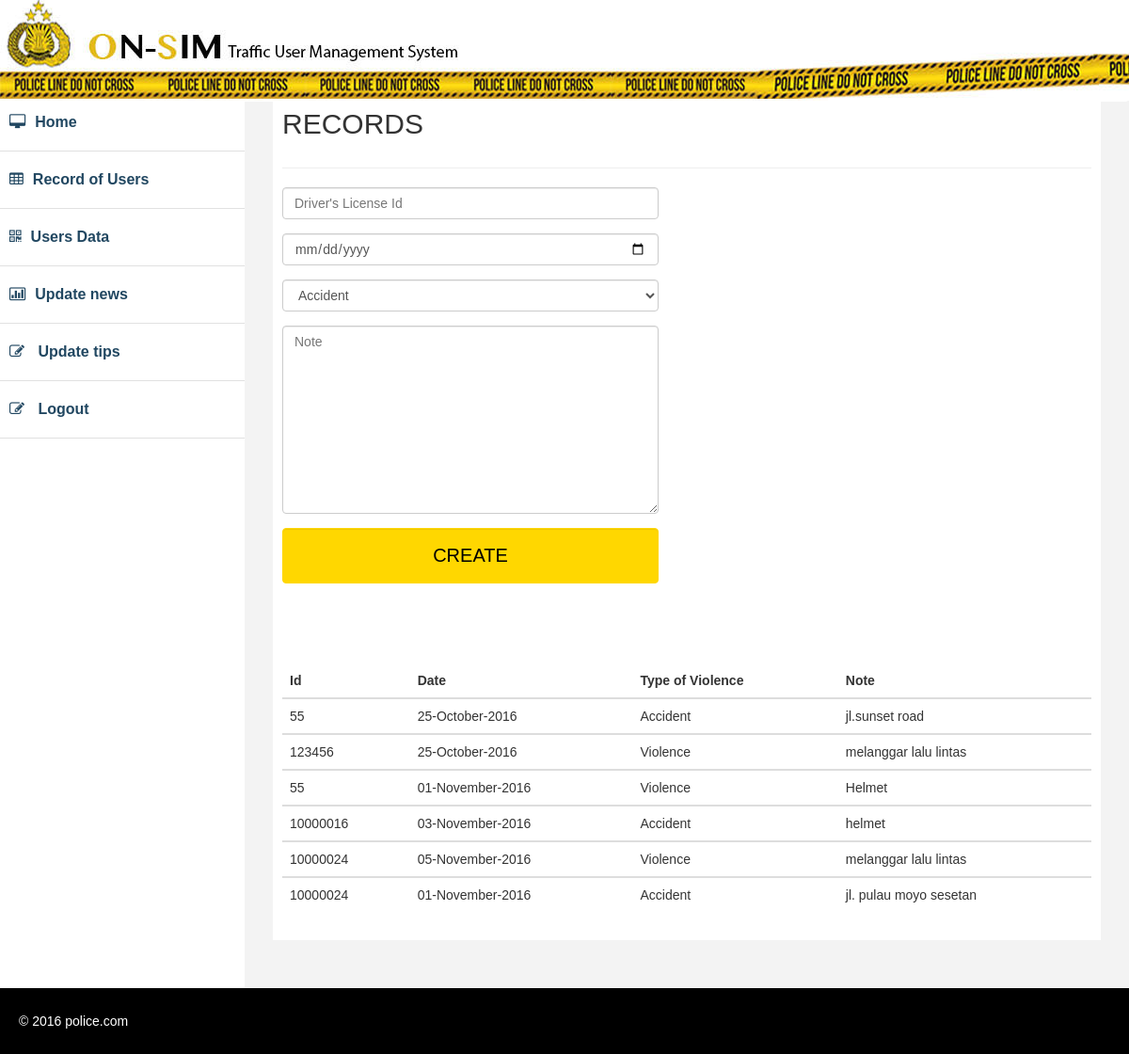
The app's page /Record.php with its own data.
### tables this page shows
CREATE TABLE IF NOT EXISTS `records` (
  `ID` int(11) NOT NULL,
  `User_id` int(11) NOT NULL,
  `Date` date NOT NULL,
  `Violence` enum('Accident','Violence') NOT NULL,
  `Note` varchar(40) NOT NULL
);

### view_record.php (the view)
<?php
	include ("connect.php");
	$option="SELECT * FROM records";
	$resultt = mysqli_query($con, $option);
	?>
	<table id="myTable">
      <thead>
      <tr>
      <th>Id</th>
      <th>Date</th>
      <th>Type of Violence</th>
      <th>Note</th>
      </tr>
      </thead>
		 <?php
		  if($resultt->num_rows >0)
		   {
			 while($roww = $resultt->fetch_assoc())
			  {
				?>
				<tbody>
				<tr>
				<td><?php echo $roww['User_id'];?></td>
             	<td><?php $tgl= $roww['Date'];
					echo date("d-F-Y",strtotime($tgl));?></td>
                <td><?php echo $roww['Violence'];?></td>
                <td><?php echo $roww['Note'];?></td>
                </tr>
                </tbody>
                <?php
				}
			  }
			else
			 {?>
			<td>
            <th> There's No data found !</th>
            </td>
			<?php
			}
			?>
      </table>

### Record.php (shortened to what this page needs)
<!DOCTYPE html>
<html xmlns="http://www.w3.org/1999/xhtml">
<head>
    <link href="assets/css/fixed.css" rel="stylesheet" />
    <link href="assets/css/font-awesome.css" rel="stylesheet" />
    <link href="assets/css/custom.css" rel="stylesheet" />
</head>
<body>
   <div id="wrapper">
         <div class="navbar navbar-inverse navbar-fixed-top">
            <div class="adjust-nav">
                <div class="navbar-header">
                 <img src= "assets/Images/ban2.jpg" />
                </div>
            </div>
         </div>
        <nav class="navbar-default navbar-side" role="navigation">
            <div class="sidebar-collapse">
                <ul class="nav" id="main-menu">
                    <li>
                        <a href="index.php" ><i class="fa fa-desktop "></i>Home</a>
                    </li>
                    <li>
                        <a href="Record.php"><i class="fa fa-table "></i>Record of Users</a>
                    </li>
                    <li>
                        <a href="users.php"><i class="fa fa-qrcode "></i>Users Data</a>
                    </li>
                    <li>
                        <a href="news.php"><i class="fa fa-bar-chart-o"></i>Update news</a>
                    </li>
                    <li>
                        <a href="tips.php"><i class="fa fa-edit "></i> Update tips</a>
                    </li>
                    <li>
                        <a href="Logout.php"><i class="fa fa-edit "></i> Logout</a>
                    </li>
                </ul>
             </div>
        </nav>
        <div id="page-wrapper" >
          <div id="page-inner">
             <div class="row">
                <div class="col-md-12">
                  <h2>RECORDS</h2>
                 </div>
              </div>
             <hr />
             <div class="row">
			   <div class="col-lg-12">
				<form id="" action="create_Record.php" method="post" role="">
				  <div class="form-group">
				  <input type="text" name="User_id" id="name" tabindex="1" class="form-control" placeholder="Driver's License Id" value="">
				  </div>
				  <div class="form-group">
				  <input type="date" name="Date" id="date" tabindex="1" class="form-control" placeholder="Date" value="">
				   </div>
				   <div class="form-group">
				   <select name="Violence" tabindex="1" class="form-control" placeholder="Type of violence" value="">
                    <option value="accident">Accident</option>
  					</select>
					</div>
                    <div class="form-group">
					<textarea class="form-control" name="Note" rows="3" placeholder="Note"></textarea>
					</div>
					<div class="form-group">
					<input type="submit" name="create" id="register-submit" tabindex="4" class="form-control btn btn-register" value="create">          </div>
				</form>
			  </div>
           </div>
          <div class="block">
            <div="space">
               <div class="navbar navbar-inner block-header">
               </div>
               <div class="span12">
                <?php include("view_record.php");?>
                </div>
            </div>
          </div>
         </div>
       </div>
     <div class="footer">
       <div class="row">
                <div class="col-lg-12" >
                    &copy;  2016 police.com
                </div>
         </div>
     </div>
</body>
</html>

### assets/css/custom.css (style rules this page uses)
body { font-family: 'Open Sans', sans-serif; line-height:30px; }
#wrapper { width: auto; }
#page-wrapper { padding: 15px 15px; min-height: 600px; background:#F3F3F3; }
#page-inner { width:100%; margin:70px 20px 10px 0px; background-color:#fff!important; padding:10px; min-height:auto; }
body { background-image:; }
.sidebar-collapse .nav { padding:0; }
.sidebar-collapse > .nav > li > a { padding:15px 10px; color: #214761; font-weight: 900; font-size: 16px; }
.sidebar-collapse > .nav > li { border-bottom:1px solid #e1e1e1; }
.navbar-header { border: #000; background-color: #fff; }
.navbar-inverse { border-color: #FFF; min-height: 50px; }
.nav > li > a > i { margin-right:10px; }
.btn-register { background-color: gold; outline: none; color: #000; font-size: 20px; height: auto; font-weight: normal; padding: 14px 0; text-transform: uppercase; border-color: gold; }
* { box-sizing:border-box; }
ul { list-style-type: none; }
body { font-family: Verdana,sans-serif; }
.footer { background-color: #000; width:100%; color:#fff; padding:20px 50px 20px 50px; padding-left:20px; }
@media (min-width:768px) { #page-wrapper { margin: 0 0 0 260px; padding: 15px 30px; min-height: 1050px; } }
@media (min-width:768px) { .navbar-side { z-index: 1; position: absolute; width: 260px; } }

### records on screen
records: User "55", Date "25-October-2016", Violence "Accident", Note "jl.sunset road"
records: User "123456", Date "25-October-2016", Violence "Violence", Note "melanggar lalu lintas"
records: User "55", Date "01-November-2016", Violence "Violence", Note "Helmet"
records: User "10000016", Date "03-November-2016", Violence "Accident", Note "helmet"
records: User "10000024", Date "05-November-2016", Violence "Violence", Note "melanggar lalu lintas"
records: User "10000024", Date "01-November-2016", Violence "Accident", Note "jl. pulau moyo sesetan"
